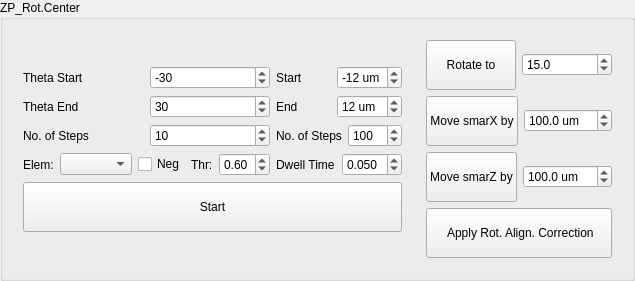
             <widget class="QGroupBox" name="groupBox_34">
              <property name="sizePolicy">
               <sizepolicy hsizetype="Preferred" vsizetype="Fixed">
                <horstretch>0</horstretch>
                <verstretch>0</verstretch>
               </sizepolicy>
              </property>
              <property name="title">
               <string>ZP_Rot.Center</string>
              </property>
              <layout class="QGridLayout" name="gridLayout_66">
               <item row="0" column="1">
                <widget class="QWidget" name="widget_8" native="true">
                 <layout class="QGridLayout" name="gridLayout_62">
                  <item row="2" column="0">
                   <layout class="QHBoxLayout" name="horizontalLayout_78">
                    <item>
                     <widget class="QPushButton" name="pushButton_10">
                      <property name="text">
                       <string>
Move smarZ by
</string>
                      </property>
                     </widget>
                    </item>
                    <item>
                     <widget class="QDoubleSpinBox" name="dsb_rot_align_smarz">
                      <property name="suffix">
                       <string> um</string>
                      </property>
                      <property name="decimals">
                       <number>1</number>
                      </property>
                      <property name="minimum">
                       <double>-1000.000000000000000</double>
                      </property>
                      <property name="maximum">
                       <double>1000.000000000000000</double>
                      </property>
                      <property name="value">
                       <double>100.000000000000000</double>
                      </property>
                     </widget>
                    </item>
                   </layout>
                  </item>
                  <item row="1" column="0">
                   <layout class="QHBoxLayout" name="horizontalLayout_77">
                    <item>
                     <widget class="QPushButton" name="pushButton_9">
                      <property name="text">
                       <string>  
Move smarX by  
  </string>
                      </property>
                     </widget>
                    </item>
                    <item>
                     <widget class="QDoubleSpinBox" name="dsb_rot_align_smarx">
                      <property name="suffix">
                       <string> um</string>
                      </property>
                      <property name="decimals">
                       <number>1</number>
                      </property>
                      <property name="minimum">
                       <double>-1000.000000000000000</double>
                      </property>
                      <property name="maximum">
                       <double>1000.000000000000000</double>
                      </property>
                      <property name="value">
                       <double>100.000000000000000</double>
                      </property>
                     </widget>
                    </item>
                   </layout>
                  </item>
                  <item row="0" column="0">
                   <layout class="QHBoxLayout" name="horizontalLayout_79">
                    <item>
                     <widget class="QPushButton" name="pushButton_11">
                      <property name="text">
                       <string>
Rotate to
</string>
                      </property>
                     </widget>
                    </item>
                    <item>
                     <widget class="QDoubleSpinBox" name="dsb_rot_align_zpsth">
                      <property name="suffix">
                       <string/>
                      </property>
                      <property name="decimals">
                       <number>1</number>
                      </property>
                      <property name="minimum">
                       <double>-120.000000000000000</double>
                      </property>
                      <property name="maximum">
                       <double>120.000000000000000</double>
                      </property>
                      <property name="singleStep">
                       <double>5.000000000000000</double>
                      </property>
                      <property name="value">
                       <double>15.000000000000000</double>
                      </property>
                     </widget>
                    </item>
                   </layout>
                  </item>
                  <item row="3" column="0">
                   <widget class="QPushButton" name="pb_apply_zp_rot_align_corr">
                    <property name="text">
                     <string>
 Apply Rot. Align. Correction 
</string>
                    </property>
                   </widget>
                  </item>
                 </layout>
                </widget>
               </item>
               <item row="0" column="0">
                <widget class="QWidget" name="widget_7" native="true">
                 <layout class="QGridLayout" name="gridLayout_63">
                  <item row="0" column="0">
                   <layout class="QGridLayout" name="gridLayout_64">
                    <item row="0" column="1">
                     <layout class="QVBoxLayout" name="verticalLayout_43">
                      <item>
                       <layout class="QHBoxLayout" name="horizontalLayout_72">
                        <item>
                         <widget class="QLabel" name="label_108">
                          <property name="text">
                           <string>Start</string>
                          </property>
                         </widget>
                        </item>
                        <item>
                         <widget class="QSpinBox" name="sb_zp_rot_scan_start">
                          <property name="sizePolicy">
                           <sizepolicy hsizetype="Preferred" vsizetype="Fixed">
                            <horstretch>0</horstretch>
                            <verstretch>0</verstretch>
                           </sizepolicy>
                          </property>
                          <property name="suffix">
                           <string> um</string>
                          </property>
                          <property name="minimum">
                           <number>-15</number>
                          </property>
                          <property name="maximum">
                           <number>15</number>
                          </property>
                          <property name="singleStep">
                           <number>2</number>
                          </property>
                          <property name="value">
                           <number>-12</number>
                          </property>
                         </widget>
                        </item>
                       </layout>
                      </item>
                      <item>
                       <layout class="QHBoxLayout" name="horizontalLayout_73">
                        <item>
                         <widget class="QLabel" name="label_109">
                          <property name="text">
                           <string>End</string>
                          </property>
                         </widget>
                        </item>
                        <item>
                         <widget class="QSpinBox" name="sb_zp_rot_scan_end">
                          <property name="sizePolicy">
                           <sizepolicy hsizetype="Preferred" vsizetype="Fixed">
                            <horstretch>0</horstretch>
                            <verstretch>0</verstretch>
                           </sizepolicy>
                          </property>
                          <property name="suffix">
                           <string> um</string>
                          </property>
                          <property name="minimum">
                           <number>-15</number>
                          </property>
                          <property name="maximum">
                           <number>15</number>
                          </property>
                          <property name="singleStep">
                           <number>2</number>
                          </property>
                          <property name="value">
                           <number>12</number>
                          </property>
                         </widget>
                        </item>
                       </layout>
                      </item>
                      <item>
                       <layout class="QHBoxLayout" name="horizontalLayout_74">
                        <item>
                         <widget class="QLabel" name="label_110">
                          <property name="text">
                           <string>No. of Steps</string>
                          </property>
                         </widget>
                        </item>
                        <item>
                         <widget class="QSpinBox" name="sb_zp_rot_scan_num">
                          <property name="sizePolicy">
                           <sizepolicy hsizetype="Preferred" vsizetype="Fixed">
                            <horstretch>0</horstretch>
                            <verstretch>0</verstretch>
                           </sizepolicy>
                          </property>
                          <property name="suffix">
                           <string/>
                          </property>
                          <property name="minimum">
                           <number>1</number>
                          </property>
                          <property name="maximum">
                           <number>1000</number>
                          </property>
                          <property name="value">
                           <number>100</number>
                          </property>
                         </widget>
                        </item>
                       </layout>
                      </item>
                      <item>
                       <layout class="QGridLayout" name="gridLayout_65">
                        <item row="0" column="0">
                         <widget class="QLabel" name="label_157">
                          <property name="text">
                           <string>Dwell Time</string>
                          </property>
                         </widget>
                        </item>
                        <item row="0" column="1">
                         <widget class="QDoubleSpinBox" name="sb_zp_rot_scan_exp_time">
                          <property name="sizePolicy">
                           <sizepolicy hsizetype="Preferred" vsizetype="Fixed">
                            <horstretch>0</horstretch>
                            <verstretch>0</verstretch>
                           </sizepolicy>
                          </property>
                          <property name="decimals">
                           <number>3</number>
                          </property>
                          <property name="minimum">
                           <double>0.005000000000000</double>
                          </property>
                          <property name="maximum">
                           <double>0.500000000000000</double>
                          </property>
                          <property name="singleStep">
                           <double>0.010000000000000</double>
                          </property>
                          <property name="value">
                           <double>0.050000000000000</double>
                          </property>
                         </widget>
                        </item>
                       </layout>
                      </item>
                     </layout>
                    </item>
                    <item row="2" column="0" colspan="2">
                     <widget class="QPushButton" name="pb_zp_rot_align_start">
                      <property name="sizePolicy">
                       <sizepolicy hsizetype="Expanding" vsizetype="Fixed">
                        <horstretch>0</horstretch>
                        <verstretch>0</verstretch>
                       </sizepolicy>
                      </property>
                      <property name="text">
                       <string>
Start
</string>
                      </property>
                     </widget>
                    </item>
                    <item row="0" column="0">
                     <layout class="QVBoxLayout" name="verticalLayout_41">
                      <item>
                       <layout class="QVBoxLayout" name="verticalLayout_42">
                        <item>
                         <layout class="QHBoxLayout" name="horizontalLayout_66">
                          <item>
                           <widget class="QLabel" name="label_103">
                            <property name="text">
                             <string>Theta Start</string>
                            </property>
                           </widget>
                          </item>
                          <item>
                           <widget class="QSpinBox" name="sb_zp_rot_angle_start">
                            <property name="sizePolicy">
                             <sizepolicy hsizetype="Minimum" vsizetype="Fixed">
                              <horstretch>0</horstretch>
                              <verstretch>0</verstretch>
                             </sizepolicy>
                            </property>
                            <property name="suffix">
                             <string/>
                            </property>
                            <property name="minimum">
                             <number>-120</number>
                            </property>
                            <property name="maximum">
                             <number>120</number>
                            </property>
                            <property name="singleStep">
                             <number>10</number>
                            </property>
                            <property name="value">
                             <number>-30</number>
                            </property>
                            <property name="displayIntegerBase">
                             <number>10</number>
                            </property>
                           </widget>
                          </item>
                         </layout>
                        </item>
                        <item>
                         <layout class="QHBoxLayout" name="horizontalLayout_67">
                          <item>
                           <widget class="QLabel" name="label_104">
                            <property name="text">
                             <string>Theta End</string>
                            </property>
                           </widget>
                          </item>
                          <item>
                           <widget class="QSpinBox" name="sb_zp_rot_angle_end">
                            <property name="sizePolicy">
                             <sizepolicy hsizetype="Minimum" vsizetype="Fixed">
                              <horstretch>0</horstretch>
                              <verstretch>0</verstretch>
                             </sizepolicy>
                            </property>
                            <property name="suffix">
                             <string/>
                            </property>
                            <property name="minimum">
                             <number>-120</number>
                            </property>
                            <property name="maximum">
                             <number>120</number>
                            </property>
                            <property name="singleStep">
                             <number>10</number>
                            </property>
                            <property name="value">
                             <number>30</number>
                            </property>
                           </widget>
                          </item>
                         </layout>
                        </item>
                        <item>
                         <layout class="QHBoxLayout" name="horizontalLayout_70">
                          <item>
                           <widget class="QLabel" name="label_107">
                            <property name="text">
                             <string>No. of Steps</string>
                            </property>
                           </widget>
                          </item>
                          <item>
                           <widget class="QSpinBox" name="sb_zp_rot_angle_num">
                            <property name="sizePolicy">
                             <sizepolicy hsizetype="Minimum" vsizetype="Fixed">
                              <horstretch>0</horstretch>
                              <verstretch>0</verstretch>
                             </sizepolicy>
                            </property>
                            <property name="suffix">
                             <string/>
                            </property>
                            <property name="minimum">
                             <number>1</number>
                            </property>
                            <property name="maximum">
                             <number>100</number>
                            </property>
                            <property name="value">
                             <number>10</number>
                            </property>
                           </widget>
                          </item>
                         </layout>
                        </item>
                       </layout>
                      </item>
                      <item>
                       <layout class="QHBoxLayout" name="horizontalLayout_71">
                        <item>
                         <widget class="QLabel" name="label_98">
                          <property name="text">
                           <string>Elem:</string>
                          </property>
                         </widget>
                        </item>
                        <item>
                         <widget class="QComboBox" name="cb_zp_rot_elem"/>
                        </item>
                        <item>
                         <widget class="QCheckBox" name="cb_zp_rot_neg_flag">
                          <property name="toolTip">
                           <string>Use the negative edge for the rotation-alignment fit (neg_flag=1)</string>
                          </property>
                          <property name="text">
                           <string>Neg</string>
                          </property>
                         </widget>
                        </item>
                        <item>
                         <widget class="QLabel" name="label_zp_rot_threshold">
                          <property name="text">
                           <string>Thr:</string>
                          </property>
                         </widget>
                        </item>
                        <item>
                         <widget class="QDoubleSpinBox" name="dsb_zp_rot_threshold">
                          <property name="toolTip">
                           <string>Line-center fit threshold passed to the rotation-alignment plan</string>
                          </property>
                          <property name="decimals">
                           <number>2</number>
                          </property>
                          <property name="minimum">
                           <double>0.000000000000000</double>
                          </property>
                          <property name="maximum">
                           <double>1.000000000000000</double>
                          </property>
                          <property name="singleStep">
                           <double>0.050000000000000</double>
                          </property>
                          <property name="value">
                           <double>0.600000000000000</double>
                          </property>
                         </widget>
                        </item>
                       </layout>
                      </item>
                     </layout>
                    </item>
                   </layout>
                  </item>
                 </layout>
                </widget>
               </item>
              </layout>
             </widget>
